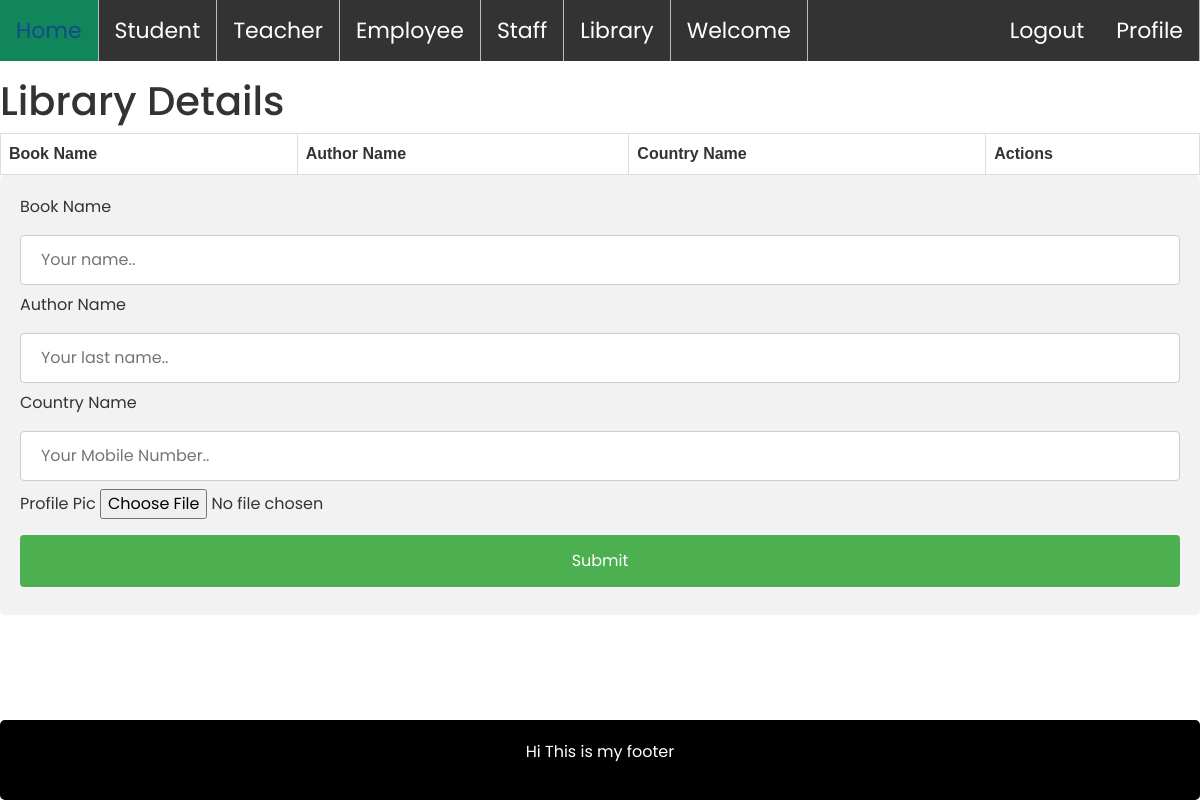
Page /libraryPage/ (signed in) on the earlier database version.
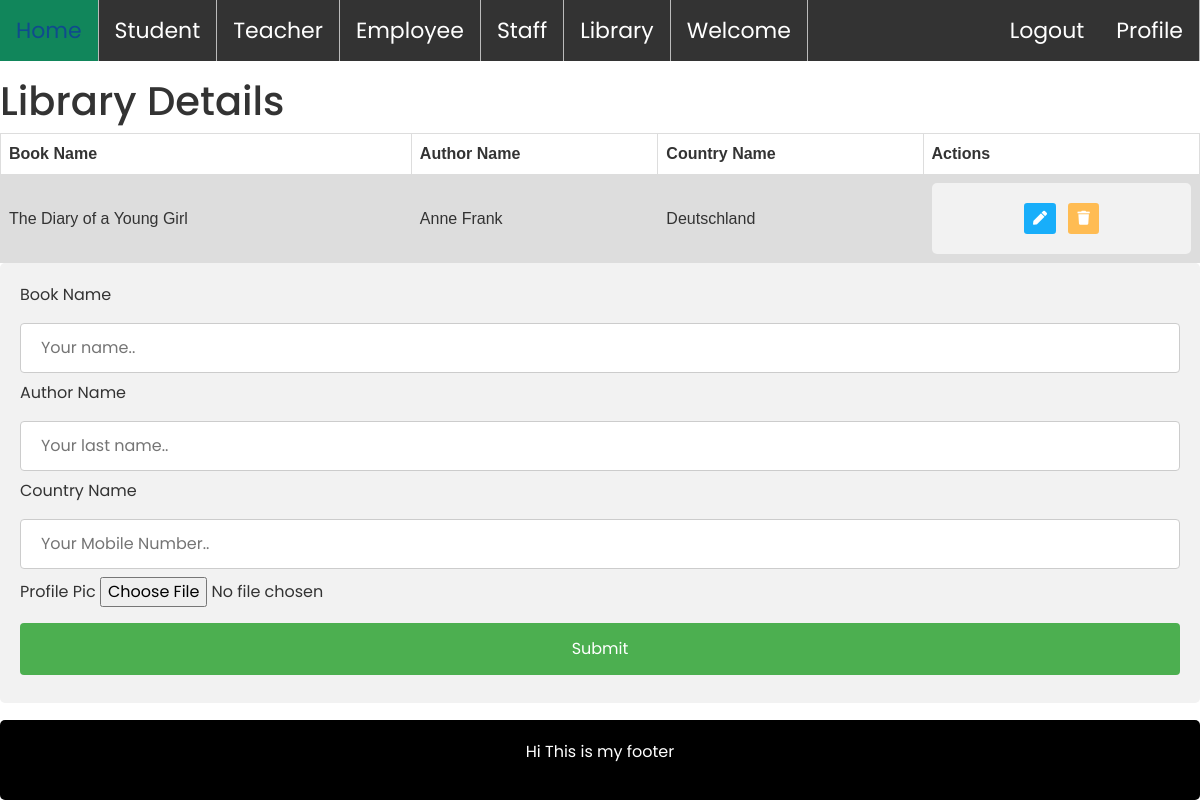
Same page on the later database version.
### myApp/models.py (models this page shows, shortened)
class Library_Model(models.Model):
    BookName=models.CharField(max_length=100)
    AuthorName=models.CharField(max_length=100)
    CountryName=models.CharField(max_length=100)
    profile_pic=models.ImageField(upload_to="media/profile_pic",null=True)

### myProject/views.py (the view)
# urls.py: path('libraryPage/',views.libraryPage,name="libraryPage"),
@login_required
def libraryPage(request):
    library=Library_Model.objects.all()
    context={
        'library':library,
    }
    return render(request,"library.html",context)

### Template/library.html (shortened to what this page needs)
{% extends 'home.html' %}
{% block content %}
<h1>Library Details</h1>
<table>
  <tr>
    <th>Book Name</th>
    <th>Author Name</th>
    <th>Country Name</th>
    <th>Actions</th>
  </tr>
  {% for i in library %}
  <tr>
    <td>{{i.BookName}}</td>
    <td>{{i.AuthorName}}</td>
    <td>{{i.CountryName}}</td>
    <td class="text-center">
      <div class="actions">
         <a href=" {% url 'editLibrary' i.id %} " class="btn btn-sm bg-success-light mr-2">
         <i class="fas fa-pen"></i>
         </a>
         <a href="{% url 'deleteLibrary' i.id %} " class="btn btn-sm bg-danger-light">
         <i class="fas fa-trash"></i>
         </a>
      </div>
   </td>
  </tr>
  {% endfor %}
</table>
<div>
    <form  action=" {% url 'addLibrary' %} "  method="post" enctype="multipart/form-data">
      <label for="fname">Book Name</label>
      <input type="text"  name="bookname" placeholder="Your name.." required>
      <label >Author Name</label>
      <input type="text"  name="authorname" placeholder="Your last name.." required>
      <label >Country Name</label>
      <input type="text"  name="countryname" placeholder="Your Mobile Number.." required>
      <label >Profile Pic</label>
      <input type="file"  name="profilepic" placeholder="Your last name.." required>
      <input type="submit" value="Submit">
    </form>
  </div>
{% endblock  %}

Differences in the rows shown:
added Library_Model: BookName "The Diary of a Young Girl", AuthorName "Anne Frank", CountryName "Deutschland"
